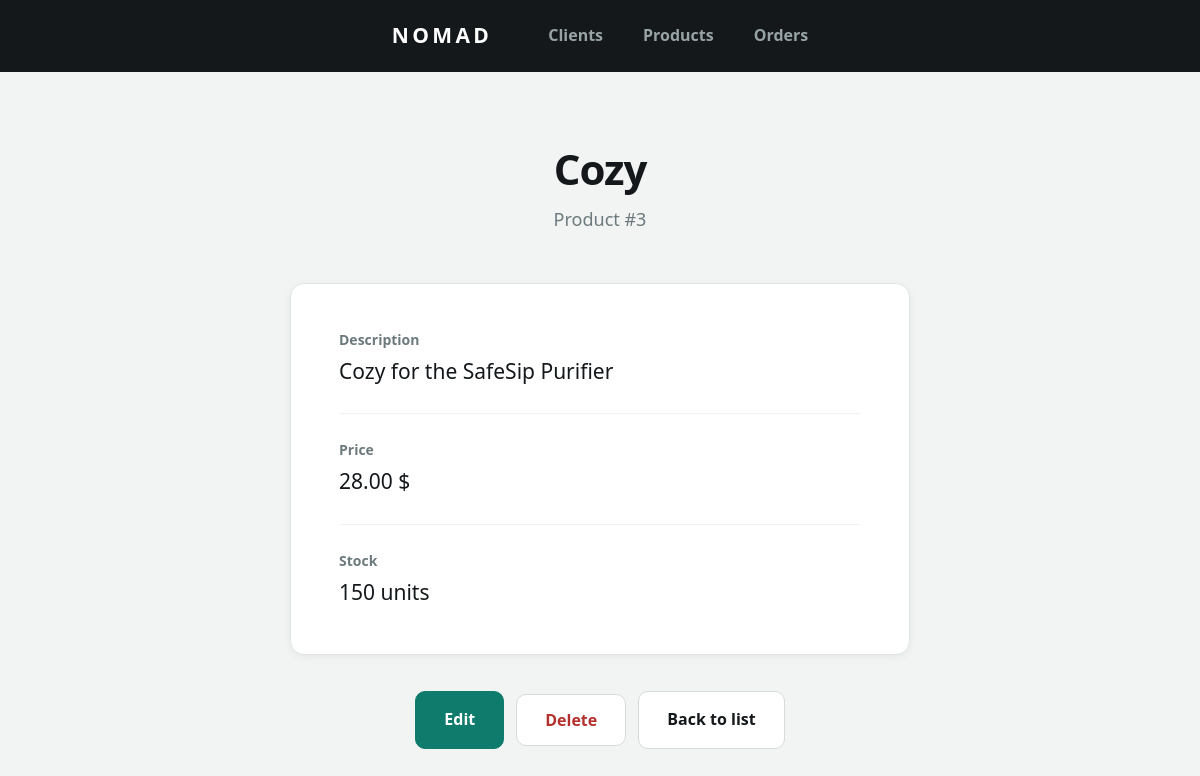
/product-show.php?id=3, run on the app's committed database.
### tables this page shows
CREATE TABLE `product` (
  `id` int NOT NULL,
  `name` varchar(100) NOT NULL,
  `description` text,
  `price` decimal(10,2) NOT NULL,
  `stock` int NOT NULL DEFAULT '0'
);

### Classe/CRUD.php (called while the page is built, shortened)
<?php
class CRUD extends PDO {
    public function selectId(string $table, int|string $value, $field = 'id'):bool|array{
        $sql = "SELECT * FROM $table WHERE $field = :$field";
        $stmt = $this->prepare($sql);
        $stmt->bindValue(":$field", $value);
        $stmt->execute();
        $count = $stmt->rowCount();
        if($count == 1){
            return $stmt->fetch();
        }else{
            return false;
        }
    }
}

### product-show.php (the view, shortened to what this page needs)
<?php
$id = $_GET['id'];
require_once('Classe/CRUD.php');
$crud = new CRUD;
$product = $crud->selectId('product', $id);
if($product){
    extract($product);
}else{
    header('location:product-index.php');
    die();
}
?>
<!DOCTYPE html>
<html lang="en">
<head>
    <link rel="stylesheet" href="css/style.css">
</head>
<body>
    <?php require_once('nav.php'); ?>
    <main class="page">
        <h1 class="page__title"><?= $name; ?></h1>
        <p class="page__subtitle">Product #<?= $id; ?></p>
        <div class="card">
            <span class="card__label">Description</span>
            <span class="card__value"><?= $description; ?></span>
            <span class="card__label">Price</span>
            <span class="card__value"><?= $price; ?> $</span>
            <span class="card__label">Stock</span>
            <span class="card__value"><?= $stock; ?> units</span>
        </div>
        <div class="page__actions">
            <a href="product-edit.php?id=<?= $id; ?>" class="btn btn--primary">Edit</a>
            <form action="product-delete.php" method="post">
                <input type="submit" value="Delete" class="btn btn--danger">
            </form>
            <a href="product-index.php" class="btn">Back to list</a>
        </div>
    </main>
</body>
</html>

### css/style.css (style rules this page uses)
* { box-sizing: border-box; margin: 0; padding: 0; }
body { background: #f2f4f3; color: #14181a; font-family: "Segoe UI", -apple-system, Arial, sans-serif; font-size: 17px; line-height: 1.7; -webkit-font-smoothing: antialiased; }
a { color: #0f7b6c; text-decoration: none; }
.page { max-width: 880px; margin: 0 auto; padding: 72px 32px 100px; text-align: center; }
.page__title { font-size: 42px; font-weight: 700; letter-spacing: -0.025em; line-height: 1.2; margin-bottom: 10px; }
.page__subtitle { color: #6d7a7d; font-size: 18px; margin-bottom: 48px; }
.page__actions { margin-top: 36px; display: flex; justify-content: center; gap: 12px; align-items: center; }
.card { background: #ffffff; border: 1px solid #e0e5e4; border-radius: 14px; padding: 44px 48px; max-width: 620px; margin: 0 auto; text-align: left; box-shadow: 0 2px 8px rgba(20, 24, 26, 0.05); }
.card__label { display: block; color: #6d7a7d; font-size: 14px; font-weight: 600; margin-bottom: 2px; }
.card__value { display: block; font-size: 21px; font-weight: 500; padding-bottom: 24px; margin-bottom: 24px; border-bottom: 1px solid #f0f3f2; }
.card__value:last-child { padding-bottom: 0; margin-bottom: 0; border-bottom: none; }
.btn { display: inline-block; padding: 14px 28px; border: 1px solid #d5dbda; border-radius: 10px; background: #ffffff; color: #14181a; font-family: inherit; font-size: 16px; font-weight: 600; cursor: pointer; }
.btn--primary { background: #0f7b6c; border-color: #0f7b6c; color: #ffffff; }
.btn--danger { background: #ffffff; border-color: #d5dbda; color: #b4302c; }

### data on the page
product: name "Cozy", id "3", description "Cozy for the SafeSip Purifier", price "28.00", stock "150"
